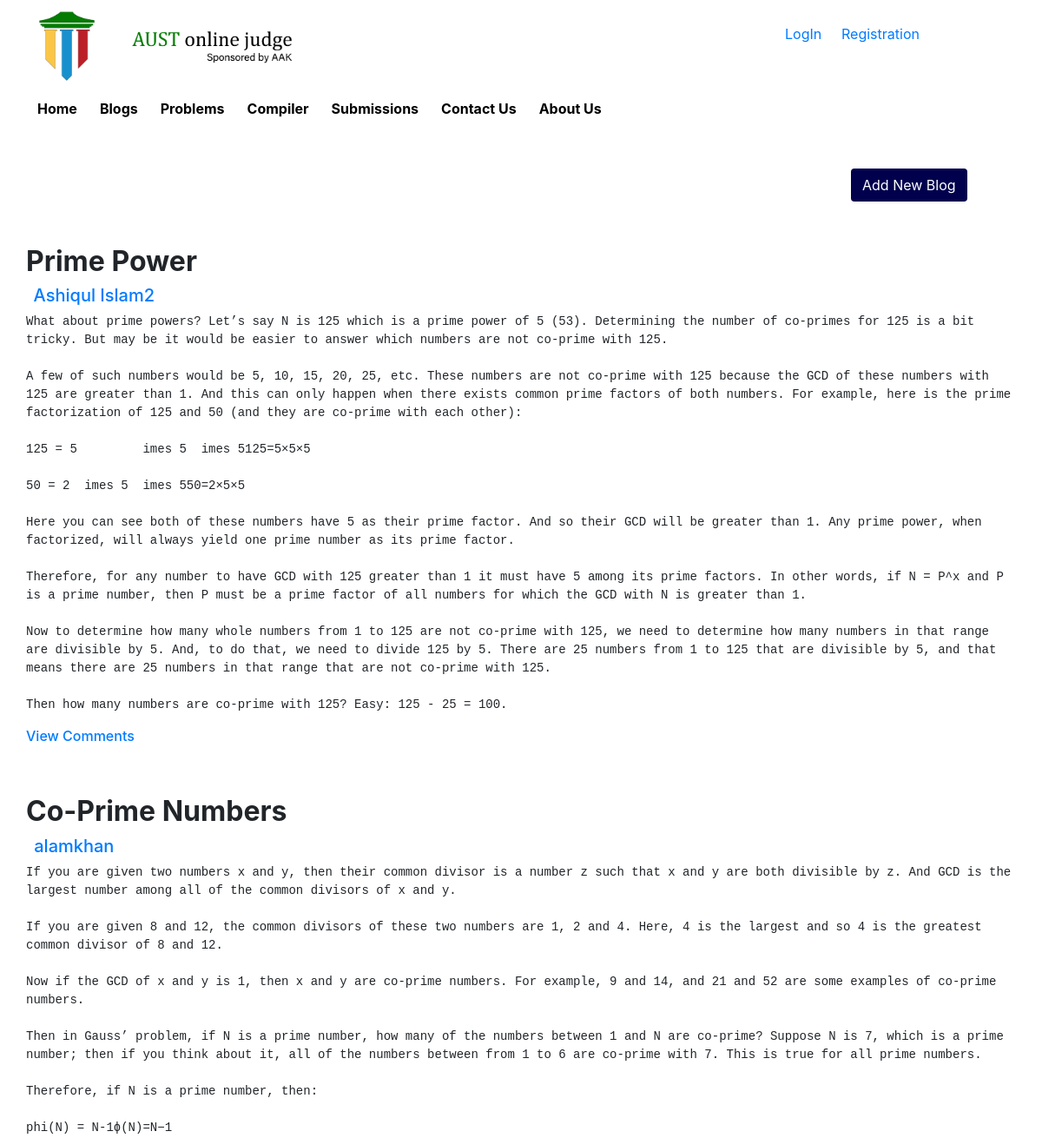
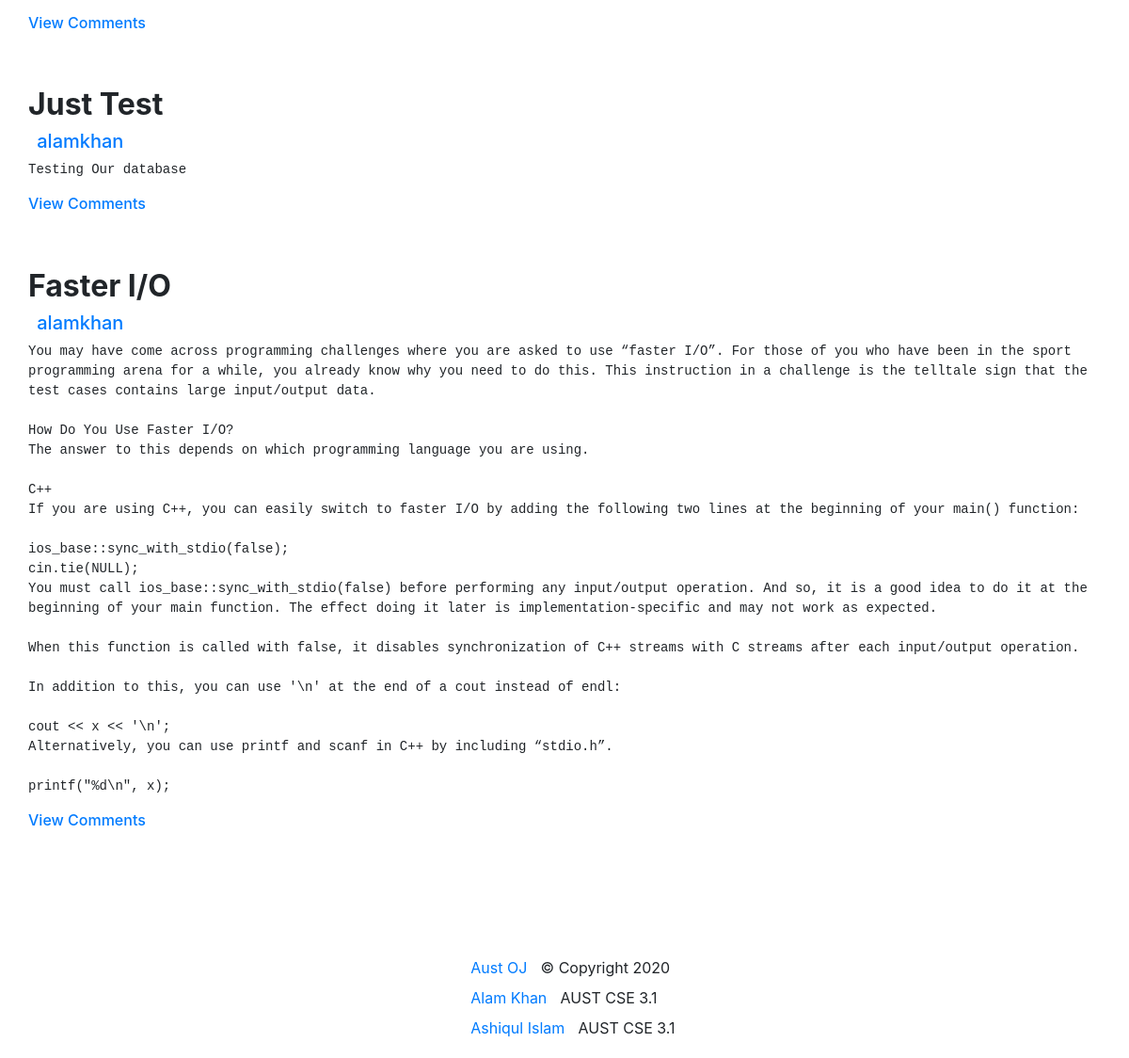
/blogs.php, run on the app's committed database (2 pictures, top to bottom).
### tables this page shows
CREATE TABLE `project_picture` (
  `name` varchar(200) NOT NULL,
  `path` varchar(200) NOT NULL
);

CREATE TABLE `blog` (
  `blogid` int(11) NOT NULL,
  `heading` varchar(200) NOT NULL,
  `message` longtext NOT NULL,
  `username` varchar(200) NOT NULL,
  `userid` int(11) NOT NULL
);

### blogs.php (the view, shortened to what this page needs)
<?php
	if(isset($_SESSION['username']))
		include 'loggedin.php';
	else
	include 'notloggedin.php';
	$servername = "localhost";
	$username = "root";
	$password = "";
	$dbname = "170204084";
    $conn = new mysqli($servername, $username, $password, $dbname);
    $sql = "SELECT * FROM blog ORDER BY blogid desc";
    $result= $conn->query($sql);
?>
<!DOCTYPE html>
<html lang="en">
	<head>
	    <link rel="stylesheet" href="css/bootstrap.min.css" />
	    <link rel="stylesheet" href="css/main.css" />
	</head>
	<body>
		<div class="Row">
			<div class="container">
				<div class="row bar">
						<div class = "col-1.5">
							<a href="index.php"><button type="button" class="btn homebutton"><b>Home</b></button></a>
						</div>
						<div class = "col-1.5">
							<a href="blogs.php"><button type="button" class="btn homebutton"><b>Blogs</b></button></a>
						</div>
						<div class = "col-1.5">
							<a href="problems.php"><button type="button" class="btn homebutton"><b>Problems</b></button></a>
						</div>
						<div class = "col-1.5">
							<a href="compiler.php"><button type="button" class="btn homebutton"><b>Compiler</b></button></a>
						</div>
						<div class = "col-1.5">
							<a href="submissions.php"><button type="button" class="btn homebutton"><b>Submissions</b></button></a>
						</div>
						<div class = "col-1.5">
							<a href="contactus.php"><button type="button" class="btn homebutton"><b>Contact Us</b></button></a>
						</div>
						<div class = "col-1.5">
							<a href="aboutus.php"><button type="button" class="btn homebutton"><b>About Us</b></button></a>
						</div>
				</div>
			</div>
			<div class="container">
				<div class="row space"></div>
				<div class="row">
    				<div class = "col-10"> </div>
    	        		<form action="add-new-blog.php">
                    		<button type="Submit" class="btn loginbutton" value="Submit" name=""> Add New Blog</button>
                		</form>
                	</div>
			</div>
				<div class="row space"></div>
				<?php
					while($row = $result-> fetch_assoc())
				    {
				        $blogid = $row["blogid"];
				        $heading= $row['heading'];
				        $message= $row['message'];
				        $name = $row['username'];
				        $userid = $row['userid'];
				        echo "<div class=\"container blog\">
						<div class = \"row\">
		                    <div class = \"blog-view-design\">
		                        <h2><b>".$heading."</b></h2>
		                        <h5>-<a  href=\"profile.php?id=.".$userid."\">".$name."</a></h5>
		                        <pre class = \"statement\">".$message."</pre>
		                        <a  href=\"blog-view.php?id=".$blogid."\"><h6>"."View Comments"."</h6></a>
		                    </div>
		               </div>
					</div><div class = \"row space\"></div>";
				    }
				    ?>
		</div>
	</body>
</html>
<?php
	include 'footer.php';
?>

### notloggedin.php (shortened to what this page needs)
<?php
	$conn = new mysqli("localhost", "root","", "170204084");
    $sql = "SELECT * FROM project_picture where name= 'logo'";
    $result= $conn->query($sql);
    while($row = $result-> fetch_assoc())
    {
        $pic= $row["path"];
    }
?>
<!doctype html>
<html lang="en">
	<head>
	    <link rel="stylesheet" href="css/bootstrap.min.css" />
	    <link rel="stylesheet" href="css/main.css" />
	</head>
	<body>
		<div class='Row'>
			<div class="container">
				<div class="row">
					<div class="col-8">
						<img src="<?php echo $pic ?>" class = "logo">
					</div>
					<div class = "login" >
						<a  href="login.php">LogIn</a>
					</div>
					<div class =  "regi">
						<a  href="register.php" >Registration</a>
					</div>
				</div>
			</div>
		</div>
	</body>
</html>

### css/main.css (style rules this page uses)
.Row { background: white; margin: 1%; }
.regi { margin-left: 2%; margin-top: 15px; }
.login { margin-top: 15px; margin-left: 10%; }
.logo { width : 40%; height: auto; }
h5 { color: white; }
.homebutton { background-color:White; box-shadow:White; }
.space { height: 50px; }
.loginbutton { background-color:#00004d; box-shadow:#009933; color: white; }
.statement { white-space:pre-wrap; }

### data on the page
project_picture: path (picture)
blog: heading "Prime Power", username "Ashiqul Islam2", message "What about prime powers? Let’s say N is 125 which is a prime power of 5 (53). Determining the number of co-primes for 125 is a bit tricky. But may be it would be easier to answer which numbers are not co-prime with 125. A few of such numbers would be 5, 10, 15, 20, 25, etc. These numbers are not co-prime with 125 because the GCD of these numbers with 125 are greater than 1. And this can only happen when there exists common prime factors of both numbers. For example, here is the prime factorization of 125 and 50 (and they are co-prime with each other): 125 = 5 imes 5 imes 5125=5×5×5 50 = 2 imes 5 imes 550=2×5×5 Here you can see both of these numbers have 5 as their prime factor. And so their…"
blog: heading "Co-Prime Numbers", username "alamkhan", message "If you are given two numbers x and y, then their common divisor is a number z such that x and y are both divisible by z. And GCD is the largest number among all of the common divisors of x and y. If you are given 8 and 12, the common divisors of these two numbers are 1, 2 and 4. Here, 4 is the largest and so 4 is the greatest common divisor of 8 and 12. Now if the GCD of x and y is 1, then x and y are co-prime numbers. For example, 9 and 14, and 21 and 52 are some examples of co-prime numbers. Then in Gauss’ problem, if N is a prime number, how many of the numbers between 1 and N are co-prime? Suppose N is 7, which is a prime number; then if you think about it, all of the numbers between…"
blog: heading "Just Test", username "alamkhan", message "Testing Our database"
blog: heading "Faster I/O", username "alamkhan", message "You may have come across programming challenges where you are asked to use “faster I/O”. For those of you who have been in the sport programming arena for a while, you already know why you need to do this. This instruction in a challenge is the telltale sign that the test cases contains large input/output data. How Do You Use Faster I/O? The answer to this depends on which programming language you are using. C++ If you are using C++, you can easily switch to faster I/O by adding the following two lines at the beginning of your main() function: ios_base::sync_with_stdio(false); cin.tie(NULL); You must call ios_base::sync_with_stdio(false) before performing any input/output operation. And so,…"
